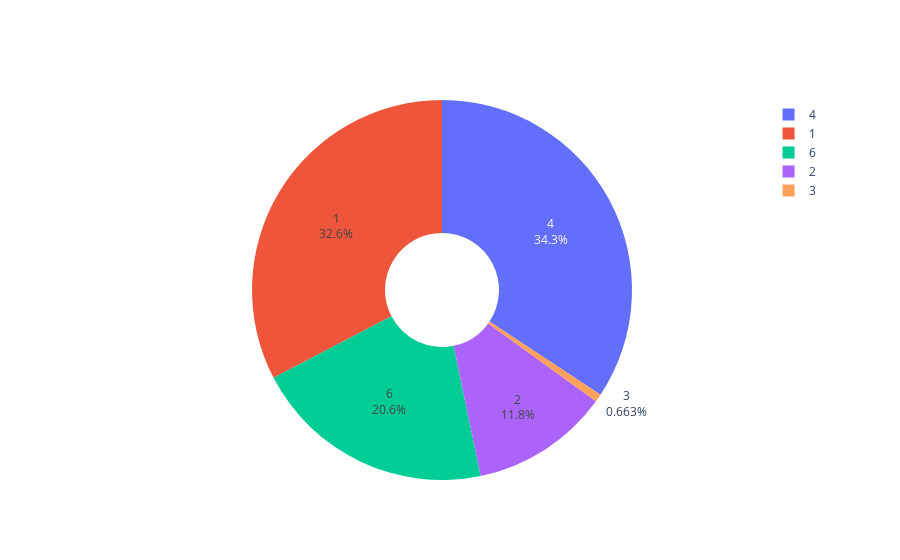

Notebook source saved alongside this figure:
### Code cell
fig.show()

### Figure 1 — Plotly figure (JSON) as saved in the notebook; plotly's stock layout.template omitted (floating-point values rounded to 4 significant figures)
{"data": [{"hole": 0.3, "labels": [1, 2, 3, 4, 6], "textinfo": "label+percent", "type": "pie", "values": [1919, 692, 39, 2016, 1212]}], "layout": {}}
